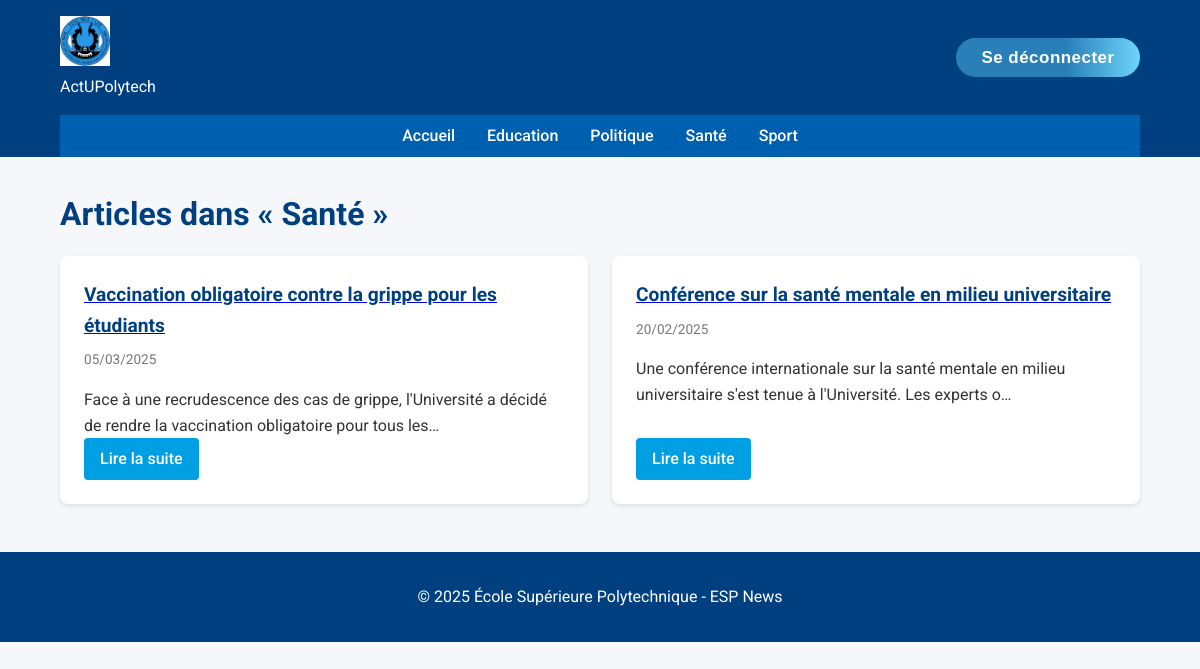
The page /index.php?controller=categorie&action=index&id=2 (signed in) on the database its author committed.
### tables this page shows
CREATE TABLE Categorie(
    id INT PRIMARY KEY AUTO_INCREMENT,
    libelle VARCHAR(20)
);

CREATE TABLE Article(
    id INT PRIMARY KEY AUTO_INCREMENT,
    titre VARCHAR(255),
    contenu TEXT,
    dateCreation DATETIME DEFAULT NOW(),
    dateModification DATETIME DEFAULT NOW() ON UPDATE NOW(),
    categorie INT,
    FOREIGN KEY (categorie) REFERENCES Categorie(id)
);

### app/controllers/categorieController.php (called while the page is built, shortened)
<?php
require_once 'app/models/article.php';
require_once 'app/models/categorie.php';
class CategorieController {
    public function index($id) {
        $categoryModel = new Categorie();
        $articleModel = new Article();
        $page = isset($_GET['page']) ? max(1, (int)$_GET['page']) : 1;
        $perPage = 5;
        $category = $categoryModel->getCategoryById($id);
        $total = $articleModel->countAll($id);
        $articles = $articleModel->getPaginatedArticles($page, $perPage, $id);
        require_once 'app/views/categorie.php';
    }
}
?>

### app/models/categorie.php (called while the page is built, shortened)
<?php
require_once __DIR__ . '/../views/includes/db.php';
class Categorie {
    private $pdo;
   public function __construct() {
        global $pdo;
        $this->pdo = $pdo;
    }
   public function getCategoryById($id) {
        $stmt = $this->pdo->prepare("SELECT libelle FROM Categorie WHERE id = ?");
        $stmt->execute([$id]);
        return $stmt->fetch(PDO::FETCH_ASSOC);
    }
    public function getAllCategories() {
        $stmt = $this->pdo->query("SELECT id, libelle FROM Categorie ORDER BY libelle");
        return $stmt->fetchAll(PDO::FETCH_ASSOC);
    }
}

### app/models/article.php (called while the page is built, shortened)
<?php
require_once __DIR__ . '/../views/includes/db.php';
class Article {
    private $pdo;
    public function __construct() {
        global $pdo;
        $this->pdo = $pdo;
    }
    public function countAll($categoryId = null) {
    if ($categoryId) {
        $stmt = $this->pdo->prepare("SELECT COUNT(*) FROM Article WHERE categorie = ?");
        $stmt->execute([$categoryId]);
    } else {
        $stmt = $this->pdo->query("SELECT COUNT(*) FROM Article");
    }
    return $stmt->fetchColumn();
    }
    public function getPaginatedArticles($page, $perPage, $categoryId = null) {
        $offset = ($page - 1) * $perPage;
        if ($categoryId) {
            $stmt = $this->pdo->prepare("SELECT a.*, c.libelle FROM Article a JOIN Categorie c ON a.categorie = c.id WHERE a.categorie = ? ORDER BY a.dateCreation DESC LIMIT ?, ?");
            $stmt->bindValue(1, $categoryId, PDO::PARAM_INT);
            $stmt->bindValue(2, $offset, PDO::PARAM_INT);
            $stmt->bindValue(3, $perPage, PDO::PARAM_INT);
            $stmt->execute();
        } else {
            $stmt = $this->pdo->prepare("SELECT a.*, c.libelle FROM Article a JOIN Categorie c ON a.categorie = c.id ORDER BY a.dateCreation DESC LIMIT ?, ?");
            $stmt->bindValue(1, $offset, PDO::PARAM_INT);
            $stmt->bindValue(2, $perPage, PDO::PARAM_INT);
            $stmt->execute();
        }
        return $stmt->fetchAll(PDO::FETCH_ASSOC);
    }
}
?>

### app/views/categorie.php (the view, shortened to what this page needs)
<?php include 'app\views\includes\header.php'; ?>
<section class="category-section">
  <h1 class="category-title">Articles dans « <?= htmlspecialchars($category['libelle']) ?> »</h1>
  <div class="articles-grid">
    <?php if (count($articles) === 0): ?>
      <p>Aucun article pour cette catégorie.</p>
    <?php else: ?>
      <?php foreach ($articles as $article): ?>
        <article class="card">
          <a href="/esp_news_mvc/index.php?controller=article&action=show&id=<?= $article['id'] ?>">
            <h2><?= htmlspecialchars($article['titre']) ?></h2>
          </a>
          <p class="card-meta">
            <?= date('d/m/Y', strtotime($article['dateCreation'])) ?>
          </p>
          <p><?= substr(strip_tags($article['contenu']), 0, 120) ?>…</p>
          <a href="/esp_news_mvc/index.php?controller=article&action=show&id=<?= $article['id'] ?>" class="btn-read">Lire la suite</a>
        </article>
      <?php endforeach; ?>
    <?php endif; ?>
  </div>
</section>
<?php include 'app\views\includes\footer.php'; ?>

### app/views/includes/header.php (shortened to what this page needs)
<?php
require_once 'db.php';
require_once 'app\models\categorie.php';
$categoryModel = new Categorie();
$navCats = $categoryModel->getAllCategories();
?>
<!DOCTYPE html>
<html lang="fr">
<head>
  <link rel="stylesheet" href="public\styles.css">
</head>
<body>
<header class="site-header">
  <div class="header-top container">
    <div class="logo">
      <a href="/esp_news_mvc/index.php">
        <img src="public\img\logo.png" alt="ESP Logo">
      </a>
      <p>ActUPolytech</p>
    </div>
    <?php if (!empty($_SESSION['user_id'])): ?>
  <form action="?controller=auth&action=logout" method="post" >
    <button type="submit" class="logout-btn">Se déconnecter</button>
  </form>
<?php endif; ?>
  </div>
  <nav class="site-nav container" id="siteNav">
    <ul class="nav-list">
      <li><a href="/esp_news_mvc/index.php">Accueil</a></li>
      <?php foreach ($navCats as $cat): ?>
        <li>
          <a href="/esp_news_mvc/index.php?controller=categorie&action=index&id=<?= $cat['id'] ?>">
            <?= htmlspecialchars($cat['libelle']) ?>
          </a>
        </li>
      <?php endforeach; ?>
    </ul>
  </nav>
</header>
<main class="site-main container">

### public/styles.css (style rules this page uses)
* { margin:0; padding:0; box-sizing:border-box; }
body { font-family: 'Roboto', sans-serif; background:#f5f7fa; color:#333; line-height:1.6; }
.container { width:90%; max-width:1200px; margin:0 auto; }
.site-header { background:#004080; color:#fff; }
.header-top { display:flex; justify-content:space-between; align-items:center; padding:1rem 0; }
.logo img { height:50px; }
.site-nav { background:#0060b0; }
.nav-list { list-style:none; display:flex; justify-content:center; flex-wrap:wrap; }
.nav-list li { margin:0.5rem 1rem; }
.nav-list a { color:#fff; text-decoration:none; font-weight:500; }
.articles-grid { display:grid; grid-template-columns:repeat(auto-fit,minmax(280px,1fr)); gap:1.5rem; margin-bottom:3rem; }
.card { background:#fff; padding:1.5rem; border-radius:8px; box-shadow:0 2px 5px rgba(0,0,0,0.1); display:flex; flex-direction:column; justify-content:space-between; }
.card h2 { font-size:1.2rem; color:#004080; margin-bottom:0.5rem; }
.card-meta { font-size:0.85rem; color:#777; margin-bottom:1rem; }
.btn-read { align-self:flex-start; margin-top:auto; background:#009FE3; color:#fff; padding:0.5rem 1rem; border-radius:4px; text-decoration:none; font-weight:500; }
.logout-btn { background: linear-gradient(90deg, #2980b9 60%, #6dd5fa 100%); color: #fff; border: none; padding: 0.55em 1.5em; border-radius: 2em; font-weight: 600; font-size: 1.06em; box-shadow: 0 2px 8px rgba(41,128,185,0.07); cursor: pointer; transition: background 0.2s, transform 0.15s; outline: none; letter-spacing: 0.5px; }
.category-title { font-size:2rem; color:#004080; margin:2rem 0 1rem; }

### rows shown on the page
categorie: libelle "Education"
categorie: libelle "Politique"
categorie: libelle "Santé"
categorie: libelle "Sport"
article: titre "Vaccination obligatoire contre la grippe pour les étudiants", dateCreation "05/03/2025", contenu "Face à une recrudescence des cas de grippe, l'Université a décidé de rendre la vaccination obligatoire pour tous les"
article: titre "Conférence sur la santé mentale en milieu universitaire", dateCreation "20/02/2025", contenu "Une conférence internationale sur la santé mentale en milieu universitaire s'est tenue à l'Université. Les experts o"
